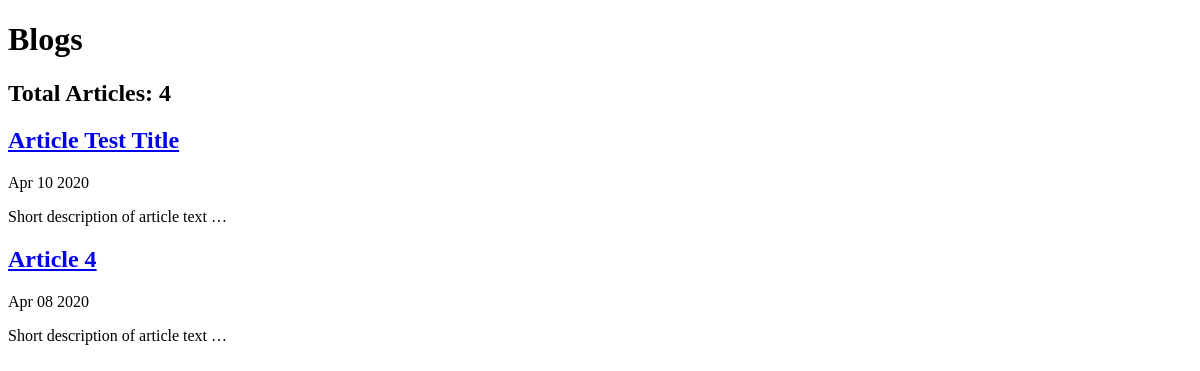
/blog/, run on an earlier commit of the app's database.
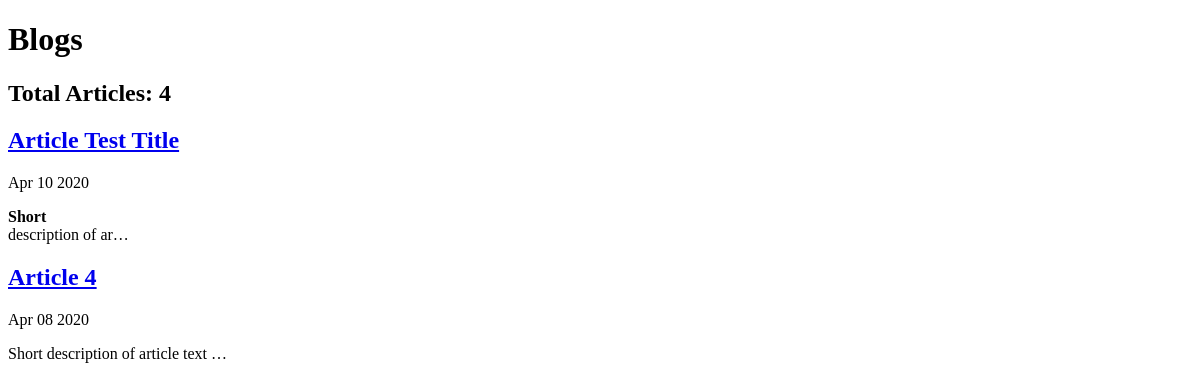
And on a later commit of the database.
### blog/models.py (models this page shows, shortened)
class Article (models.Model):
    title = models.CharField(max_length=100)
    description = models.CharField(max_length=250)
    date = models.DateField()
    image = models.ImageField(upload_to='blog/images/')
    url = models.URLField(blank=True)

### blog/views.py (the view)
# urls.py: path('', views.all_blogs, name='all_blogs'),
def all_blogs (request):
    article_count = Article.objects.count
    articles = Article.objects.order_by('-date')[:2]
    return render(request, 'blog/all_blogs.html', {
        'articles': articles,
        'article_count': article_count
    })

### blog/templates/blog/all_blogs.html (shortened to what this page needs)
<!DOCTYPE html>
<html>
    <head>
    </head>
    <body>
        <h1>Blogs</h1>
        <h2>Total Article{{ article_count | pluralize }}: {{ article_count }}</h2>
        <section>
            {% for article in articles %}
                <div>
                    <a href="{% url 'blog:detail' article.id %}">
                        <h2>{{ article.title }}</h2>
                    </a>
                    <p>{{ article.date|date:'M d Y' }}</p>
                    <p>{{ article.description|safe|truncatechars:35 }}</p>
                </div>
            {% endfor %}
        </section>
    </body>
</html>

What changed in the data, as far as the page shows it:
changed Article "Article Test Title": description "Short description of article text …" → "Short description of ar…"
